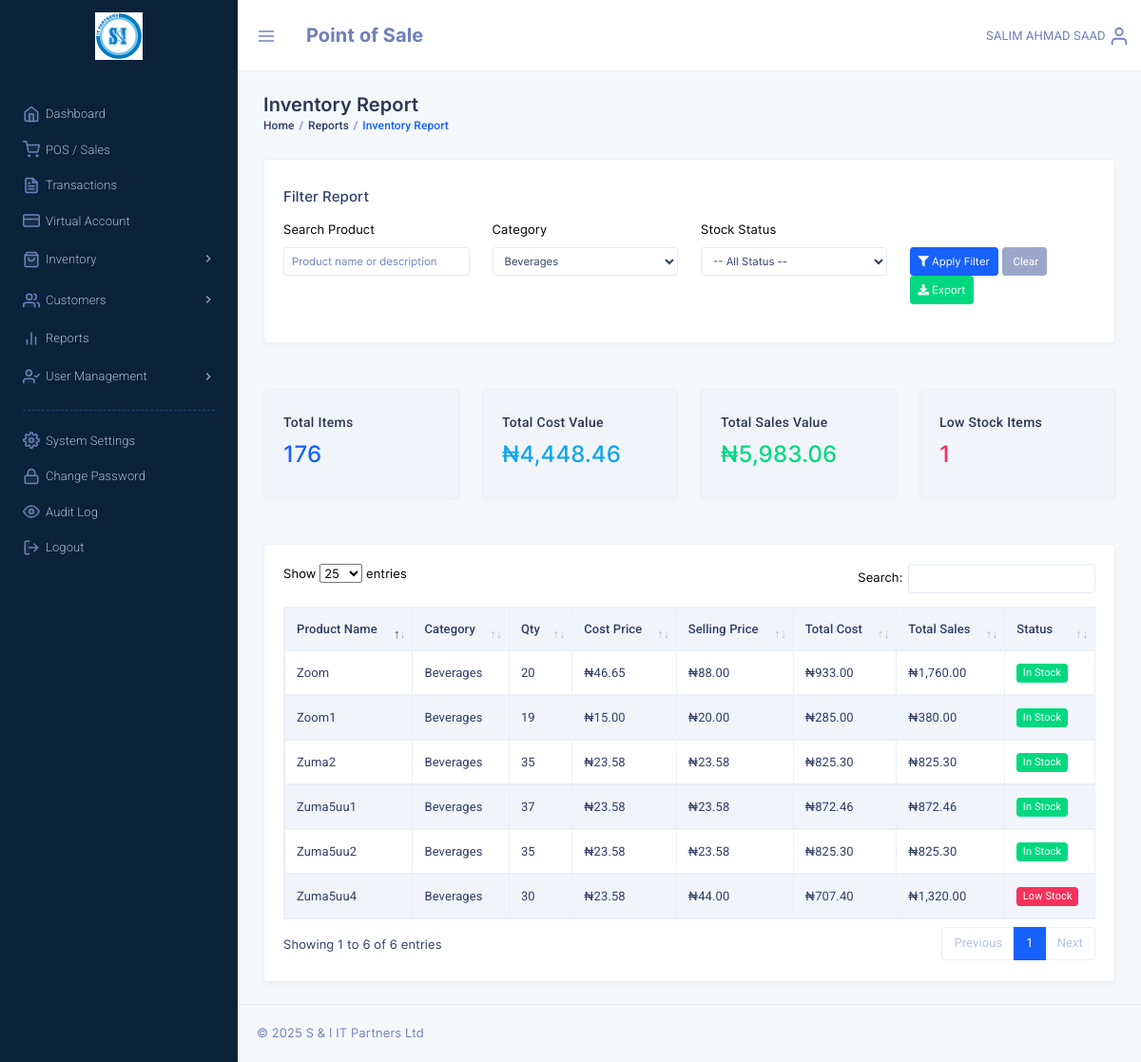
Screenshot of /report_inventory.php?category_id=1 (signed in) with the database file from the repository.
### tables this page shows
CREATE TABLE `system_settings` (
  `id` int NOT NULL,
  `setting_key` varchar(100) NOT NULL,
  `setting_value` text,
  `setting_type` enum('text','number','boolean','json') NOT NULL DEFAULT 'text',
  `description` varchar(255) DEFAULT NULL,
  `updated_by` varchar(32) DEFAULT NULL,
  `updated_at` timestamp NULL DEFAULT NULL ON UPDATE CURRENT_TIMESTAMP
);

CREATE TABLE `products` (
  `id` int NOT NULL,
  `sku` varchar(50) DEFAULT NULL,
  `name` varchar(255) NOT NULL,
  `description` varchar(255) NOT NULL,
  `category_id` int NOT NULL,
  `supplier_id` int NOT NULL,
  `barcode` varchar(20) DEFAULT NULL,
  `cost_price` double(10,2) NOT NULL,
  `selling_price` double(10,2) NOT NULL,
  `qty_in_stock` int NOT NULL DEFAULT '0',
  `low_stock_alert` int NOT NULL,
  `hasBatches` tinyint(1) NOT NULL,
  `updated_by` varchar(32) DEFAULT NULL,
  `last_update` timestamp NULL DEFAULT NULL ON UPDATE CURRENT_TIMESTAMP,
  `reg_by` varchar(32) NOT NULL,
  `reg_date` datetime DEFAULT NULL,
  `is_active` tinyint(1) NOT NULL DEFAULT '0',
  `image_url` varchar(255) DEFAULT NULL
);

CREATE TABLE `categories` (
  `id` int NOT NULL,
  `name` varchar(100) NOT NULL,
  `description` text,
  `parent_id` int DEFAULT NULL,
  `updated_by` varchar(32) DEFAULT NULL,
  `last_update` datetime NOT NULL DEFAULT CURRENT_TIMESTAMP ON UPDATE CURRENT_TIMESTAMP,
  `reg_by` varchar(32) NOT NULL,
  `reg_date` datetime NOT NULL DEFAULT CURRENT_TIMESTAMP,
  `is_active` tinyint(1) NOT NULL DEFAULT '1'
);

### include/admin_constants.php (called while the page is built, shortened)
<?php
$admin = $_SESSION['pos_admin'];
if((!isset($_SESSION['pos_admin_basic'])) || (!is_array($_SESSION['pos_admin_basic']))) {
	$constantSQL = "SELECT id, username, sname, fname, mname FROM admins WHERE username= :username";
	$constantQuery = $dbh->prepare($constantSQL);
	$constantQuery->bindParam(':username', $admin, PDO::PARAM_STR);
	$constantQuery->execute();
	$constantResult = $constantQuery->fetch(PDO::FETCH_ASSOC);
	$fullname = !empty($constantResult['mname']) ? ($constantResult['fname'] . ' ' . $constantResult['mname'] . ' ' . $constantResult['sname']) : ($constantResult['fname'] . ' ' . $constantResult['sname']);
	$admin_fullname = $_SESSION['pos_admin_basic']['fullname'] = strtoupper($fullname);
} else {
	$admin_fullname = $_SESSION['pos_admin_basic']['fullname'];
}
?>

### include/pos_functions.php (called while the page is built, shortened)
<?php
if (function_exists('get_setting')) {
	return;
}
function get_setting($dbh, $key, $default = null)
{
	try {
		$sql = "SELECT setting_value FROM system_settings WHERE setting_key = :key LIMIT 1";
		$query = $dbh->prepare($sql);
		$query->bindParam(':key', $key, PDO::PARAM_STR);
		$query->execute();
		$result = $query->fetch(PDO::FETCH_ASSOC);
		return $result ? $result['setting_value'] : $default;
	} catch (PDOException $e) {
		return $default;
	}
}
function format_currency($dbh, $amount)
{
	$symbol = get_setting($dbh, 'currency_symbol', '₦');
	return $symbol . number_format($amount, 2);
}

### report_inventory.php (the view, shortened to what this page needs)
<?php
require("config.php");
require_once("include/pos_functions.php");
require("include/admin_constants.php");
$category_id = isset($_GET['category_id']) ? intval($_GET['category_id']) : 0;
$search = isset($_GET['search']) ? trim($_GET['search']) : '';
$sql = "SELECT p.*, c.name as category_name
        FROM products p
        LEFT JOIN categories c ON p.category_id = c.id
        WHERE p.is_active = 1";
$params = array();
if ($category_id > 0) {
    $sql .= " AND p.category_id = ?";
    $params[] = $category_id;
}
$sql .= " ORDER BY p.name ASC";
$query = $dbh->prepare($sql);
$query->execute($params);
$products = $query->fetchAll(PDO::FETCH_ASSOC);
$cat_sql = "SELECT id, name FROM categories ORDER BY name ASC";
$cat_query = $dbh->prepare($cat_sql);
$cat_query->execute();
$categories = $cat_query->fetchAll(PDO::FETCH_ASSOC);
$total_items = 0;
$total_cost_value = 0;
$total_sales_value = 0;
$low_stock_count = 0;
foreach ($products as $p) {
    $qty = $p['qty_in_stock'];
    $total_items += $qty;
    $total_cost_value += ($qty * $p['cost_price']);
    $total_sales_value += ($qty * $p['selling_price']);
    if ($qty <= $p['low_stock_alert']) {
        $low_stock_count++;
    }
}
?>
<!DOCTYPE html>
<html lang="en">
<head>
    <link href="template/assets/css/bootstrap.min.css" rel="stylesheet" type="text/css" />
    <link href="template/assets/css/icons.min.css" rel="stylesheet" type="text/css" />
    <link href="template/assets/css/metisMenu.min.css" rel="stylesheet" type="text/css" />
    <link href="template/assets/css/app.min.css" rel="stylesheet" type="text/css" />
    <link href="template/plugins/datatables/dataTables.bootstrap5.min.css" rel="stylesheet" type="text/css" />
    <link href="template/plugins/datatables/responsive.bootstrap4.min.css" rel="stylesheet" type="text/css" />
</head>
<body class="dark-sidenav">
    <?php include('include/sidebar.php'); ?>
    <div class="page-wrapper">
        <div class="topbar"><?php require('template/top_nav_admin.php'); ?></div>
        <div class="page-content">
            <div class="container-fluid">
                <div class="row">
                    <div class="col-sm-12">
                        <div class="page-title-box">
                            <h4 class="page-title">Inventory Report</h4>
                            <ol class="breadcrumb">
                                <li class="breadcrumb-item"><a href="dashboard.php">Home</a></li>
                                <li class="breadcrumb-item"><a href="reports_dashboard.php">Reports</a></li>
                                <li class="breadcrumb-item active">Inventory Report</li>
                            </ol>
                        </div>
                    </div>
                </div>
                <div class="row mb-4">
                    <div class="col-12">
                        <div class="card">
                            <div class="card-body">
                                <h5 class="header-title mb-3">Filter Report</h5>
                                <form method="GET" action="" id="filterForm">
                                    <div class="row">
                                        <div class="col-md-3">
                                            <div class="form-group">
                                                <label>Search Product</label>
                                                <input type="text" class="form-control form-control-sm" name="search"
                                                    placeholder="Product name or description" value="<?php echo htmlspecialchars($search); ?>">
                                            </div>
                                        </div>
                                        <div class="col-md-3">
                                            <div class="form-group">
                                                <label>Category</label>
                                                <select class="form-control form-control-sm" name="category_id">
                                                    <?php foreach ($categories as $cat): ?>
                                                        <option value="<?php echo $cat['id']; ?>"
                                                            <?php echo ($category_id == $cat['id']) ? 'selected' : ''; ?>>
                                                            <?php echo htmlspecialchars($cat['name']); ?>
                                                        </option>
                                                    <?php endforeach; ?>
                                                </select>
                                            </div>
                                        </div>
                                        <div class="col-md-3">
                                            <div class="form-group">
                                                <label>Stock Status</label>
                                                <select class="form-control form-control-sm" name="stock_status">
                                                    <option value="">-- All Status --</option>
                                                </select>
                                            </div>
                                        </div>
                                        <div class="col-md-3">
                                            <div class="form-group">
                                                <label>&nbsp;</label>
                                                <div>
                                                    <button type="submit" class="btn btn-primary btn-sm">
                                                        <i class="fa fa-filter"></i> Apply Filter
                                                    </button>
                                                    <a href="report_inventory.php" class="btn btn-secondary btn-sm">
                                                        <i class="fa fa-refresh"></i> Clear
                                                    </a>
                                                    <button type="button" class="btn btn-success btn-sm" id="exportBtn">
                                                        <i class="fa fa-download"></i> Export
                                                    </button>
                                                </div>
                                            </div>
                                        </div>
                                    </div>
                                </form>
                            </div>
                        </div>
                    </div>
                </div>
                <div class="row mb-4">
                    <div class="col-md-3">
                        <div class="card bg-light">
                            <div class="card-body">
                                <h5 class="card-title">Total Items</h5>
                                <h3 class="text-primary"><?php echo number_format($total_items); ?></h3>
                            </div>
                        </div>
                    </div>
                    <div class="col-md-3">
                        <div class="card bg-light">
                            <div class="card-body">
                                <h5 class="card-title">Total Cost Value</h5>
                                <h3 class="text-info"><?php echo format_currency($dbh, $total_cost_value); ?></h3>
                            </div>
                        </div>
                    </div>
                    <div class="col-md-3">
                        <div class="card bg-light">
                            <div class="card-body">
                                <h5 class="card-title">Total Sales Value</h5>
                                <h3 class="text-success"><?php echo format_currency($dbh, $total_sales_value); ?></h3>
                            </div>
                        </div>
                    </div>
                    <div class="col-md-3">
                        <div class="card bg-light">
                            <div class="card-body">
                                <h5 class="card-title">Low Stock Items</h5>
                                <h3 class="text-danger"><?php echo $low_stock_count; ?></h3>
                            </div>
                        </div>
                    </div>
                </div>
                <div class="row">
                    <div class="col-12">
                        <div class="card">
                            <div class="card-body">
                                <div class="table-responsive">
                                    <table id="inventoryTable" class="table table-striped table-bordered">
                                        <thead>
                                            <tr>
                                                <th>Product Name</th>
                                                <th>Category</th>
                                                <th>Qty</th>
                                                <th>Cost Price</th>
                                                <th>Selling Price</th>
                                                <th>Total Cost</th>
                                                <th>Total Sales</th>
                                                <th>Status</th>
                                            </tr>
                                        </thead>
                                        <tbody>
                                            <?php foreach ($products as $p):
                                                $qty = $p['qty_in_stock'];
                                                $cost_val = $qty * $p['cost_price'];
                                                $sales_val = $qty * $p['selling_price'];
                                            ?>
                                                <tr>
                                                    <td><?php echo htmlspecialchars($p['name']); ?></td>
                                                    <td><?php echo htmlspecialchars($p['category_name'] ?? '-'); ?></td>
                                                    <td><?php echo $qty; ?></td>
                                                    <td><?php echo format_currency($dbh, $p['cost_price']); ?></td>
                                                    <td><?php echo format_currency($dbh, $p['selling_price']); ?></td>
                                                    <td><?php echo format_currency($dbh, $cost_val); ?></td>
                                                    <td><?php echo format_currency($dbh, $sales_val); ?></td>
                                                    <td>
                                                        <?php if ($qty <= $p['low_stock_alert']): ?>
                                                            <span class="badge badge-danger">Low Stock</span>
                                                        <?php else: ?>
                                                            <span class="badge badge-success">In Stock</span>
                                                        <?php endif; ?>
                                                    </td>
                                                </tr>
                                            <?php endforeach; ?>
                                        </tbody>
                                    </table>
                                </div>
                            </div>
                        </div>
                    </div>
                </div>
            </div>
            <footer class="footer text-center text-sm-left">
                <?php include('template/copyright.php'); ?>
            </footer>
        </div>
    </div>
</body>
</html>

### template/top_nav_admin.php (shortened to what this page needs)
<nav class="navbar-custom">
    <ul class="list-unstyled topbar-nav float-right mb-0">
        <li class="dropdown">
            <a class="nav-link dropdown-toggle waves-effect waves-light nav-user" data-toggle="dropdown" href="#" role="button" aria-haspopup="false" aria-expanded="false">
                <span class="ms-1 nav-user-name hidden-sm"><?php echo $admin_fullname; ?></span>
                <i data-feather="user" class="align-self-center icon-sm"></i>
            </a>
        </li>
    </ul>
    <ul class="list-unstyled topbar-nav mb-0">
        <li>
            <button class="nav-link button-menu-mobile">
                <i data-feather="menu" class="align-self-center topbar-icon"></i>
            </button>
        </li>
        <li class="creat-btn">
            <div class="nav-link">
                <span class="app-name font-weight-bold font-20">Point of Sale</span>
            </div>
        </li>
    </ul>
</nav>

### rows the page displays
system_settings: setting_value "₦4,448.46", setting_value "₦5,983.06"
products: name "Zoom", category.name "Beverages", qty_in_stock "20", cost_price.setting_value "₦46.65", selling_price.setting_value "₦88.00", format_currency($dbh, $cost_val) "₦933.00", format_currency($dbh, $sales_val) "₦1,760.00", low_stock_alert "In Stock"
products: name "Zoom1", category.name "Beverages", qty_in_stock "19", cost_price.setting_value "₦15.00", selling_price.setting_value "₦20.00", format_currency($dbh, $cost_val) "₦285.00", format_currency($dbh, $sales_val) "₦380.00", low_stock_alert "In Stock"
products: name "Zuma2", category.name "Beverages", qty_in_stock "35", cost_price.setting_value "₦23.58", format_currency($dbh, $p['selling_price']) "₦23.58", format_currency($dbh, $cost_val) "₦825.30", format_currency($dbh, $sales_val) "₦825.30", low_stock_alert "In Stock"
products: name "Zuma5uu1", category.name "Beverages", qty_in_stock "37", cost_price.setting_value "₦23.58", format_currency($dbh, $p['selling_price']) "₦23.58", format_currency($dbh, $cost_val) "₦872.46", format_currency($dbh, $sales_val) "₦872.46", low_stock_alert "In Stock"
products: name "Zuma5uu2", category.name "Beverages", qty_in_stock "35", cost_price.setting_value "₦23.58", format_currency($dbh, $p['selling_price']) "₦23.58", format_currency($dbh, $cost_val) "₦825.30", format_currency($dbh, $sales_val) "₦825.30", low_stock_alert "In Stock"
products: name "Zuma5uu4", category.name "Beverages", qty_in_stock "30", cost_price.setting_value "₦23.58", selling_price.setting_value "₦44.00", format_currency($dbh, $cost_val) "₦707.40", format_currency($dbh, $sales_val) "₦1,320.00", low_stock_alert "Low Stock"

### other values shown
$admin_fullname "SALIM AHMAD SAAD"
$total_items "176"
$low_stock_count "1"
form field category_id "Beverages"
